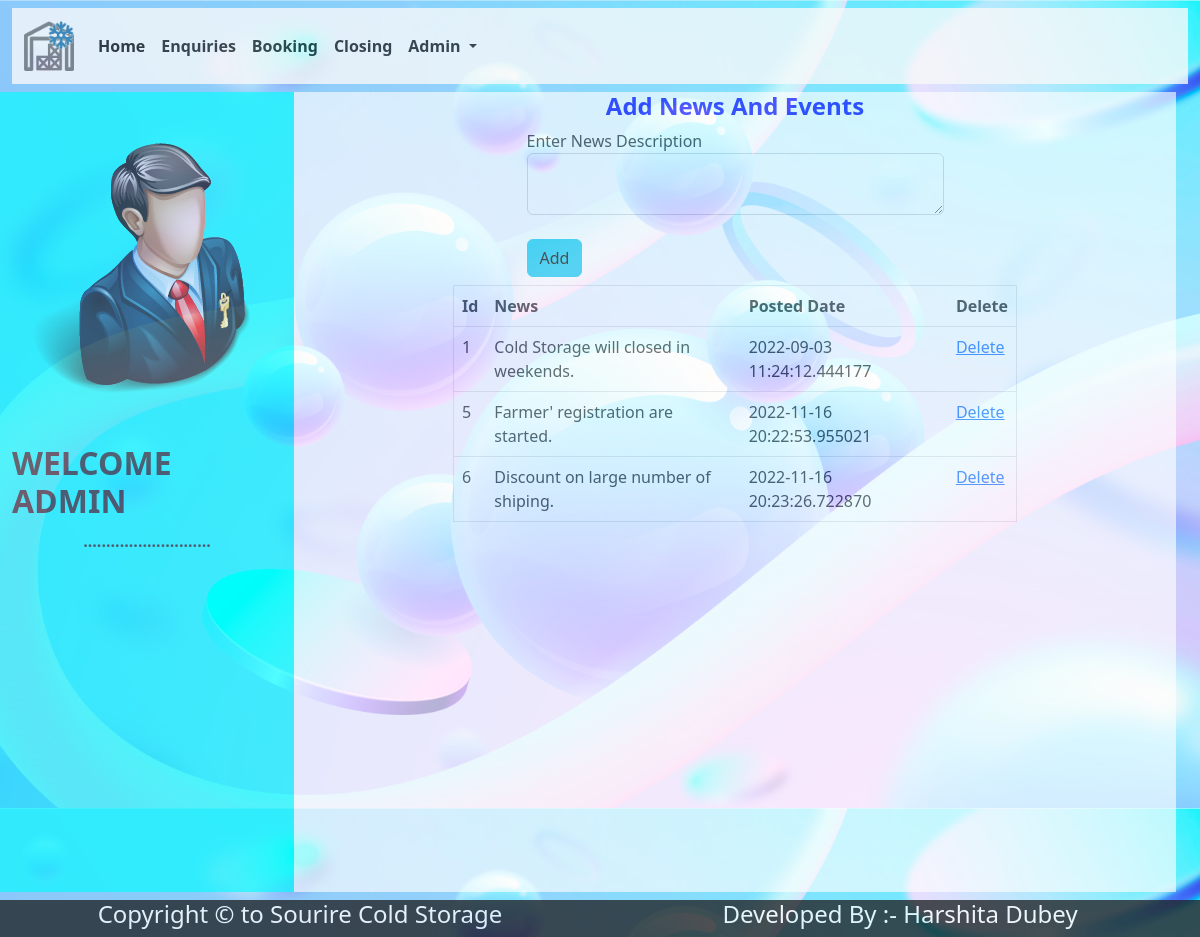
Screenshot of /adminapp/adminhome/ (signed in) with the database file from the repository.
### adminapp/models.py (models this page shows)
class News(models.Model):
    newstext=models.TextField()
    newsdate=models.CharField(max_length=30)

### adminapp/views.py (the view)
# urls.py: path('adminhome/',views.adminhome,name='adminhome'),
def adminhome(request):
    try:
        if request.session['userid']:
            ns=News.objects.all()
            return render(request,'adminhome.html',{'ns':ns})
    except:
        return render(request,'login.html')

### adminapp/templates/adminhome.html (shortened to what this page needs)
{% extends "adminbase.html" %}
{% block body %}
    <h4 style="color:blue;text-align:center;"><b>
        Add News And Events</b>
    </h4>
    <div class="row">
        <div class="col-sm-3"></div>
        <div class="col-sm-6">
            <form action="{% url 'adminapp:addnews' %}" method="post">
            <div class="form-group">
                <label>Enter News Description</label>
                <textarea name="newstext" class="form-control"></textarea>
            </div>
            <br/>
            <input type="submit" value="Add" class="btn btn-info"/>
            </form>
        </div>
        <div class="col-sm-3"></div>
    </div>
    <div class="row mt-2">
        <div class="col-sm-2"></div>
        <div class="col-sm-8">
            <table border="1" style="margin:0 auto;" class="table">
                <tr>
                    <th scope="col">Id</th>
                    <th scope="col">News</th>
                    <th scope="col">Posted Date</th>
                    <th scope="col">Delete</th>
                </tr>
                {% for n in ns %}
                    <tr>
                        <td>{{n.id}}</td>
                        <td>{{n.newstext}}</td>
                        <td>{{n.newsdate}}</td>
                        <td>
                            <a href="{% url 'adminapp:deletenews' id=n.id %}">Delete</a>
                        </td>
                    </tr>
                {% endfor %}
            </table>
        </div>
        <div class="col-sm-2"></div>
    </div>
{% endblock body %}

### adminapp/templates/adminbase.html (style rules this page uses)
.body { height:100vh; width:100%; background-image: url('../../static/images/pp.jpg'); background-size:cover; background-position:center; opacity:0.8; }

### rows the page displays
News: id "1", newstext "Cold Storage will closed in weekends.", newsdate "2022-09-03 11:24:12.444177"
News: id "5", newstext "Farmer' registration are started.", newsdate "2022-11-16 20:22:53.955021"
News: id "6", newstext "Discount on large number of shiping.", newsdate "2022-11-16 20:23:26.722870"
